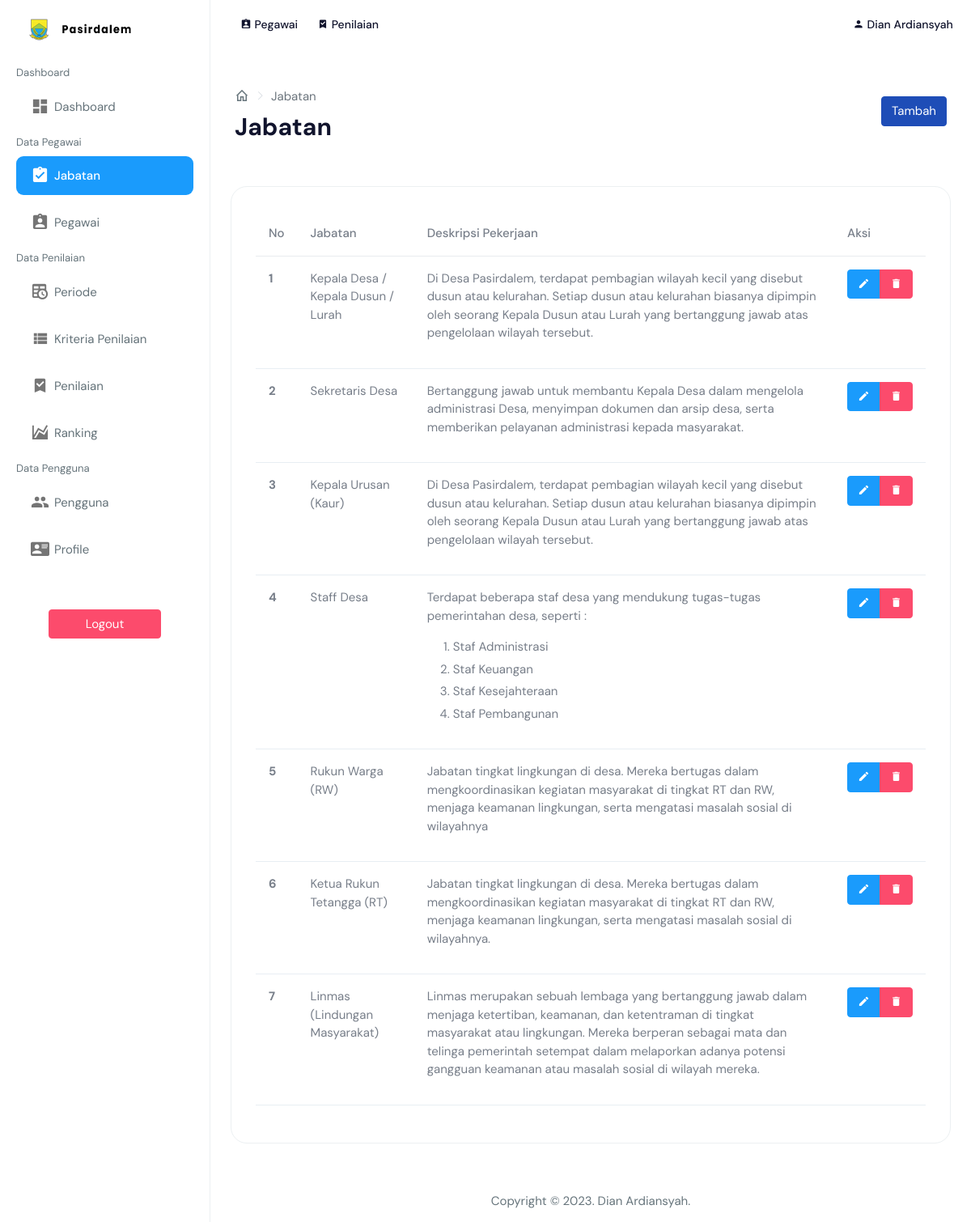
/view_pegawai/jabatan.php (signed in), run on the app's committed database.
### tables this page shows
CREATE TABLE `users` (
  `id_user` int(11) NOT NULL,
  `nama` varchar(255) NOT NULL,
  `username` varchar(255) NOT NULL,
  `password` varchar(255) NOT NULL,
  `jabatan_id` int(11) NOT NULL,
  `role_id` int(11) NOT NULL,
  `date_created` date NOT NULL,
  `is_active` int(11) NOT NULL
);

CREATE TABLE `jabatan` (
  `id_jabatan` int(11) NOT NULL,
  `jabatan` varchar(255) NOT NULL,
  `deskripsi` text NOT NULL
);

### functions.php (called while the page is built, shortened)
<?php
$conn = mysqli_connect("localhost", "root", "", "db_sikijawa");
function query($query)
{
    global $conn;
    $result = mysqli_query($conn, $query);
    $rows = [];
    while ($row = mysqli_fetch_assoc($result)) {
        $rows[] = $row;
    }
    return $rows;
}

### view_pegawai/jabatan.php (the view, shortened to what this page needs)
<?php
include "../templates/header.php";
$jabatan = query(
    "SELECT * FROM jabatan WHERE id_jabatan NOT IN (1, 3)"
);
?>
<div class="page-breadcrumb">
    <div class="row align-items-center">
        <div class="col-6">
            <nav aria-label="breadcrumb">
                <ol class="breadcrumb mb-0 d-flex align-items-center">
                    <li class="breadcrumb-item"><a href="index.html" class="link"><i
                                class="mdi mdi-home-outline fs-4"></i></a></li>
                    <li class="breadcrumb-item active" aria-current="page">Jabatan</li>
                </ol>
            </nav>
            <h1 class="mb-0 fw-bold">Jabatan</h1>
        </div>
        <div class="col-6">
            <div class="text-end upgrade-btn">
                <a href="jabatan_add.php" class="btn btn-primary text-white">Tambah</a>
            </div>
        </div>
    </div>
</div>
<div class="container-fluid">
    <div class="row">
        <div class="col-lg-12">
            <div class="card">
                <div class="card-body">
                    <div class="table-responsive">
                        <table class="table">
                            <thead>
                                <tr>
                                    <th scope="col">No</th>
                                    <th scope="col">Jabatan</th>
                                    <th scope="col">Deskripsi Pekerjaan</th>
                                    <th scope="col">Aksi</th>
                                </tr>
                            </thead>
                            <tbody>
                                <?php $i = 1; ?>
                                <?php foreach ($jabatan as $j): ?>
                                    <tr>
                                        <th scope="row">
                                            <?= $i; ?>
                                        </th>
                                        <td>
                                            <?= $j["jabatan"]; ?>
                                        </td>
                                        <td>
                                            <?= $j["deskripsi"]; ?>
                                        </td>
                                        <td>
                                            <div class="btn-group btn-group-toggle" data-toggle="buttons">
                                                <a href="jabatan_edit.php?id=<?= $j["id_jabatan"] ?>"
                                                    class="btn btn-info text-white"><i class="mdi mdi-pencil"></i></a>
                                                <a href="jabatan_delete.php?id=<?= $j["id_jabatan"] ?>"
                                                    class="btn btn-danger text-white"
                                                    onclick="return confirm('Yakin ingin menghapus <?= $j['jabatan']; ?>?');"><i
                                                        class="mdi mdi-delete"></i></a>
                                            </div>
                                        </td>
                                    </tr>
                                    <?php $i++; ?>
                                <?php endforeach; ?>
                            </tbody>
                        </table>
                    </div>
                </div>
            </div>
        </div>
    </div>
</div>
<?php
include "../templates/footer.php";
?>

### templates/header.php (shortened to what this page needs)
<?php
require "../functions.php";
$id = $_SESSION['id'];
$user = query(
    "SELECT * FROM users
    INNER JOIN jabatan ON users.jabatan_id = jabatan.id_jabatan
    INNER JOIN users_role ON users.role_id = users_role.id_role
    WHERE id_user = $id"
)[0];
?>
<!DOCTYPE html>
<html dir="ltr" lang="en">
<head>
    <link href="../assets/libs/chartist/dist/chartist.min.css" rel="stylesheet">
    <link href="../assets/libs/chartist-plugin-tooltips/dist/chartist-plugin-tooltip.css" rel="stylesheet">
    <link href="../assets/css/style.min.css" rel="stylesheet">
</head>
<body>
    <div id="main-wrapper" data-layout="vertical" data-navbarbg="skin5" data-sidebartype="full"
        data-sidebar-position="absolute" data-header-position="absolute" data-boxed-layout="full">
        <?php
        include "../templates/topbar.php";
        include "../templates/sidebar.php";
        ?>
        <div class="page-wrapper">

### templates/topbar.php (shortened to what this page needs)
<header class="topbar" data-navbarbg="skin6">
    <nav class="navbar top-navbar navbar-expand-md navbar-light">
        <div class="navbar-header" data-logobg="skin6">
            <a class="navbar-brand" href="index.html">
                <b class="logo-icon">
                    <img src="../assets/images/logo-icon.png" alt="homepage" class="dark-logo" />
                </b>
                <span class="logo-text">
                    <img src="../assets/images/logo-text.png" alt="homepage" class="dark-logo" />
                </span>
            </a>
        </div>
        <div class="navbar-collapse collapse" id="navbarSupportedContent" data-navbarbg="skin5">
            <ul class="navbar-nav float-start">
                <li class="nav-item">
                    <a class="nav-link" href="../view_pegawai/pegawai.php">
                        <h6>
                            <i class="mdi mdi-clipboard-account"></i>
                            Pegawai
                        </h6>
                    </a>
                </li>
                <li class="nav-item">
                    <a class="nav-link" href="../view_penilaian/penilaian.php">
                        <h6>
                            <i class="mdi mdi-bookmark-check"></i>
                            Penilaian
                        </h6>
                    </a>
                </li>
            </ul>
            <ul class="navbar-nav float-end ms-auto">
                <li class="nav-item dropdown">
                    <a class="nav-link dropdown-toggle text-muted waves-effect waves-dark pro-pic" href="#"
                        id="navbarDropdown" role="button" data-bs-toggle="dropdown" aria-expanded="false">
                        <h6>
                            <i class="mdi mdi-account"></i>
                            <?= $user["nama"] ?>
                        </h6>
                    </a>
                </li>
            </ul>
        </div>
    </nav>
</header>

### templates/sidebar.php
<aside class="left-sidebar" data-sidebarbg="skin6">
    <div class="scroll-sidebar">
        <nav class="sidebar-nav">
            <ul id="sidebarnav">
                <li class="sidebar-header small mb-2 d-md-none d-lg-block">Dashboard</li>
                <li class="sidebar-item"> <a class="sidebar-link waves-effect waves-dark sidebar-link"
                        href="../view_admin/dashboard.php" aria-expanded="false"><i
                            class="mdi mdi-view-dashboard"></i><span class="hide-menu">Dashboard</span></a></li>
                <?php if ($user["role_id"] == 1): ?>
                    <li class="sidebar-header small mb-2 d-md-none d-lg-block">Data Pegawai</li>
                    <li class="sidebar-item"> <a class="sidebar-link waves-effect waves-dark sidebar-link"
                            href="../view_pegawai/jabatan.php" aria-expanded="false"><i
                                class="mdi mdi-clipboard-check"></i><span class="hide-menu">Jabatan</span></a></li>
                    <li class="sidebar-item"> <a class="sidebar-link waves-effect waves-dark sidebar-link"
                            href="../view_pegawai/pegawai.php" aria-expanded="false"><i
                                class="mdi mdi-clipboard-account"></i><span class="hide-menu">Pegawai</span></a></li>
                <?php endif; ?>
                <li class="sidebar-header small mb-2 d-md-none d-lg-block">Data Penilaian</li>
                <?php if ($user["role_id"] == 1): ?>
                    <li class="sidebar-item"> <a class="sidebar-link waves-effect waves-dark sidebar-link"
                            href="../view_penilaian/periode.php" aria-expanded="false"><i
                                class="mdi mdi-timetable"></i><span class="hide-menu">Periode</span></a></li>
                    <li class="sidebar-item"> <a class="sidebar-link waves-effect waves-dark sidebar-link"
                            href="../view_penilaian/kriteria.php" aria-expanded="false"><i
                                class="mdi mdi-view-list"></i><span class="hide-menu">Kriteria Penilaian</span></a></li>
                <?php endif; ?>
                <li class="sidebar-item"> <a class="sidebar-link waves-effect waves-dark sidebar-link"
                        href="../view_penilaian/penilaian.php" aria-expanded="false"><i
                            class="mdi mdi-bookmark-check"></i><span class="hide-menu">Penilaian</span></a></li>
                <li class="sidebar-item"> <a class="sidebar-link waves-effect waves-dark sidebar-link"
                        href="../view_penilaian/ranking.php" aria-expanded="false"><i
                            class="mdi mdi-chart-areaspline"></i><span class="hide-menu">Ranking</span></a></li>
                <li class="sidebar-header small mb-2 d-md-none d-lg-block">Data Pengguna</li>
                <?php if ($user["role_id"] == 1): ?>
                    <li class="sidebar-item"> <a class="sidebar-link waves-effect waves-dark sidebar-link"
                            href="../view_user/pengguna.php" aria-expanded="false"><i
                                class="mdi mdi-account-multiple"></i><span class="hide-menu">Pengguna</span></a></li>
                <?php endif; ?>
                <li class="sidebar-item"> <a class="sidebar-link waves-effect waves-dark sidebar-link"
                        href="../view_user/profile.php" aria-expanded="false"><i
                            class="mdi mdi-account-card-details"></i><span class="hide-menu">Profile</span></a></li>
                <li class="text-center p-40 upgrade-btn">
                    <a href="../logout.php" class="btn d-block w-100 btn-danger text-white">Logout</a>
                </li>
            </ul>
        </nav>
    </div>
</aside>

### templates/footer.php (shortened to what this page needs)
<footer class="footer text-center">
    Copyright &copy
    <?= date("Y"); ?>. Dian Ardiansyah.
</footer>
</div>
</div>
</body>
</html>

### data on the page
users: nama "Dian Ardiansyah"
jabatan: jabatan "Kepala Desa / Kepala Dusun / Lurah", deskripsi "Di Desa Pasirdalem, terdapat pembagian wilayah kecil yang disebut dusun atau kelurahan. Setiap dusun atau kelurahan biasanya dipimpin oleh seorang Kepala Dusun atau Lurah yang bertanggung jawab atas pengelolaan wilayah tersebut."
jabatan: jabatan "Sekretaris Desa", deskripsi "Bertanggung jawab untuk membantu Kepala Desa dalam mengelola administrasi Desa, menyimpan dokumen dan arsip desa, serta memberikan pelayanan administrasi kepada masyarakat."
jabatan: jabatan "Kepala Urusan (Kaur)", deskripsi "Di Desa Pasirdalem, terdapat pembagian wilayah kecil yang disebut dusun atau kelurahan. Setiap dusun atau kelurahan biasanya dipimpin oleh seorang Kepala Dusun atau Lurah yang bertanggung jawab atas pengelolaan wilayah tersebut."
jabatan: jabatan "Staff Desa", deskripsi "Terdapat beberapa staf desa yang mendukung tugas-tugas pemerintahan desa, seperti : Staf Administrasi Staf Keuangan Staf Kesejahteraan Staf Pembangunan"
jabatan: jabatan "Rukun Warga (RW)", deskripsi "Jabatan tingkat lingkungan di desa. Mereka bertugas dalam mengkoordinasikan kegiatan masyarakat di tingkat RT dan RW, menjaga keamanan lingkungan, serta mengatasi masalah sosial di wilayahnya"
jabatan: jabatan "Ketua Rukun Tetangga (RT)", deskripsi "Jabatan tingkat lingkungan di desa. Mereka bertugas dalam mengkoordinasikan kegiatan masyarakat di tingkat RT dan RW, menjaga keamanan lingkungan, serta mengatasi masalah sosial di wilayahnya."
jabatan: jabatan "Linmas (Lindungan Masyarakat)", deskripsi "Linmas merupakan sebuah lembaga yang bertanggung jawab dalam menjaga ketertiban, keamanan, dan ketentraman di tingkat masyarakat atau lingkungan. Mereka berperan sebagai mata dan telinga pemerintah setempat dalam melaporkan adanya potensi gangguan keamanan atau masalah sosial di wilayah mereka."
